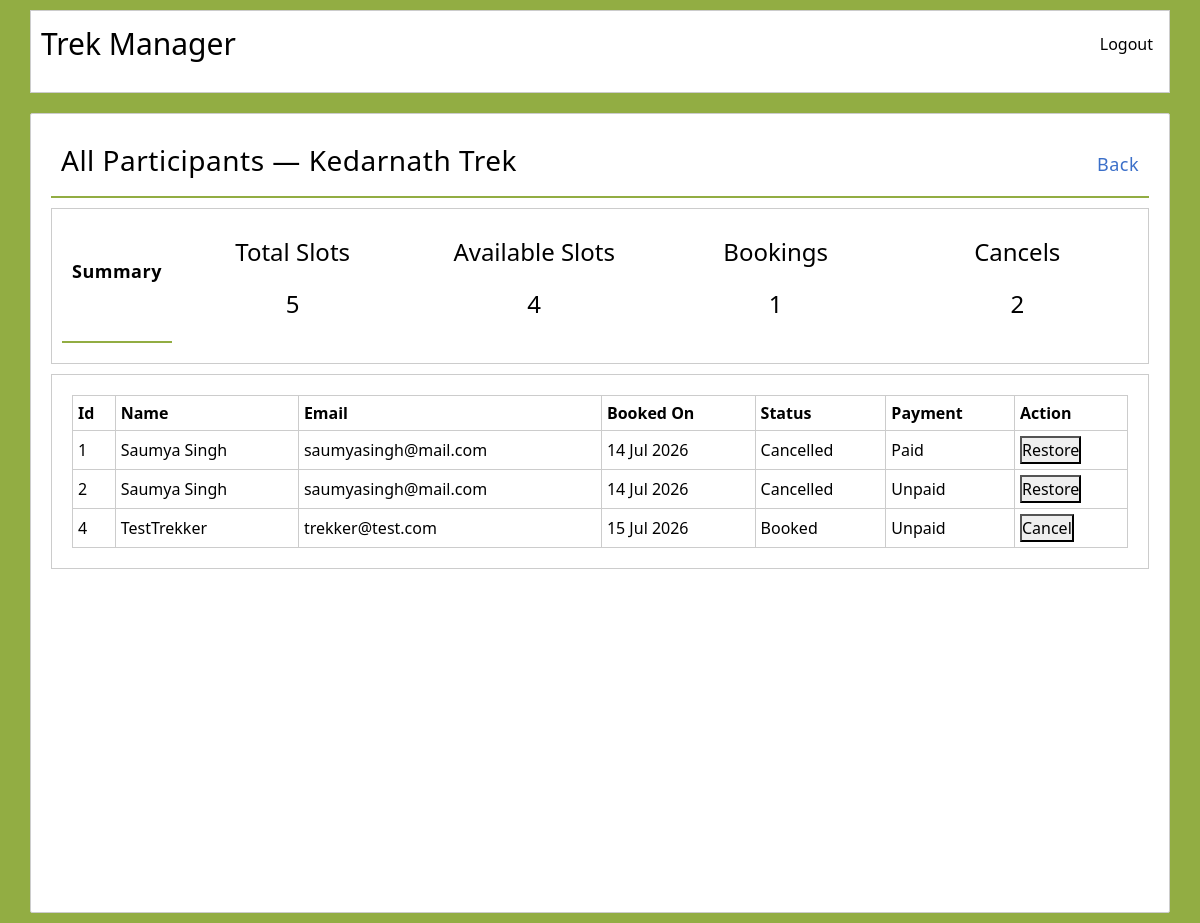
The page /staff/registered_trekkers/1 (signed in) on the database its author committed.
### models.py (models this page shows)
class Trek(db.Model):
    __tablename__ = "treks"
    id = db.Column(db.Integer, primary_key=True)
    title = db.Column(db.String(150), nullable=False)
    location = db.Column(db.String(100), nullable=False)
    difficulty = db.Column(db.String(20), nullable=False)
    duration = db.Column(db.Integer, nullable=False)
    total_slots = db.Column(db.Integer, nullable=False)
    available_slots = db.Column(db.Integer, nullable=False)
    status = db.Column(db.String(20), default="Pending")   # will track Open / Closed / Completed
    start_date = db.Column(db.DateTime, nullable=False)
    end_date = db.Column(db.DateTime, nullable=False)
    is_removed = db.Column(db.Boolean, nullable=False, default=False)
    staff_id = db.Column(db.Integer, db.ForeignKey("users.id"), nullable=True)
    bookings = db.relationship("Booking", backref="trek", lazy=True)

class Booking(db.Model):
    __tablename__ = "bookings"
    id = db.Column(db.Integer, primary_key=True)
    booking_date = db.Column(db.DateTime, default=datetime.utcnow)
    status = db.Column(db.String(20), nullable=False, default="Booked")   #will track reservation if booked, cancelled or completed
    payment_status = db.Column(db.String(20), nullable=False, default="Unpaid")
    trek_id = db.Column(db.Integer, db.ForeignKey("treks.id"), nullable=False)
    user_id = db.Column(db.Integer, db.ForeignKey("users.id"), nullable=False)

class User(db.Model):
    __tablename__ = "users"
    id = db.Column(db.Integer, primary_key=True)
    name = db.Column(db.String(100), nullable=False)
    email = db.Column(db.String(120), unique=True, nullable=False)
    password = db.Column(db.String(200), nullable=False)
    contact = db.Column(db.String(20), nullable=True)
    role = db.Column(db.String(20), nullable=False, default="Trekker")
    is_blacklisted = db.Column(db.Boolean, default=False, nullable=False)
    treks_managed = db.relationship("Trek", backref="manager", lazy=True)
    bookings = db.relationship("Booking", backref="trekker", lazy=True, cascade="all, delete-orphan")
    staff_profile = db.relationship("StaffProfile", backref="user", uselist=False, cascade="all, delete-orphan")

### staff.py (the view)
@staff.route("/registered_trekkers/<int:trek_id>", methods=['POST', 'GET'])
def registered_trekkers(trek_id):
    trek = Trek.query.get(trek_id)
    if trek.staff_id != session['user_id']:
        flash("You are not assigned to this trek.", "error")
        return redirect(url_for("staff.dashboard"))
    all_participants = Booking.query.filter_by(trek_id=trek.id).all()
    count_bookings = Booking.query.filter_by(trek_id=trek.id, status="Booked").count()
    count_cancels = Booking.query.filter_by(trek_id=trek.id, status="Cancelled").count()
    return render_template("staff/registered_trekkers.html", all_participants=all_participants, trek=trek, count_bookings=count_bookings, count_cancels=count_cancels)

### staff.py (called while the page is built)
@staff.before_request
def check_staff():
    if not session.get('user_id'):
        flash("Please log in to continue.", "error")
        return redirect(url_for('auth.login'))
    if session.get('role') != "Staff":
        flash("Unauthorised access.", "warning")
        return redirect(url_for('auth.login'))

### templates/staff/registered_trekkers.html (shortened to what this page needs)
{% extends "base.html" %}
{% block content %}
<div class="dash-container">
    <div class="admin-dash-head">
        <h3>All Participants — {{ trek.title }}</h3>
        <a href="{{ url_for('staff.dashboard') }}">Back</a>
    </div>
    <div class="dash-stats">
        <div class="admin-dash-head">
            <p>Summary</p>
        </div>
        <div class="dash-sum">
            <p>Total Slots</p>
            <p>{{ trek.total_slots }}</p>
        </div>
        <div class="dash-sum">
            <p>Available Slots</p>
            <p>{{ trek.available_slots }}</p>
        </div>
        <div class="dash-sum">
            <p>Bookings</p>
            <p>{{ count_bookings }}</p>
        </div>
        <div class="dash-sum">
            <p>Cancels</p>
            <p>{{ count_cancels }}</p>
        </div>
    </div>
    <div class="list-box">
        <div class="trek-list">
            {% if all_participants %}
            <table>
                <tr>
                    <th>Id</th>
                    <th>Name</th>
                    <th>Email</th>
                    <th>Booked On</th>
                    <th>Status</th>
                    <th>Payment</th>
                    <th>Action</th>
                </tr>
                {% for participant in all_participants %}
                <tr>
                    <td>{{ participant.id }}</td>
                    <td>{{ participant.trekker.name }}</td>
                    <td>{{ participant.trekker.email }}</td>
                    <td>{{ participant.booking_date.strftime('%d %b %Y') }}</td>
                    <td>{{ participant.status }}</td>
                    <td>{{ participant.payment_status }}</td>
                    <td>
                        {% if participant.status == "Booked" %}
                            <form action="{{ url_for('staff.cancel_booking', booking_id=participant.id) }}" method="POST">
                                <button type="submit">Cancel</button>
                            </form>
                        {% elif participant.status == "Completed" %}
                            <p>Completed</p>
                        {% elif participant.status == "Cancelled" %}
                            <form action="{{ url_for('staff.restore_booking', booking_id=participant.id) }}" method="POST">
                                <button type="submit">Restore</button>
                            </form>
                        {% endif %}
                    </td>
                </tr>
                {% endfor %}
            </table>
            {% else %}
                <p>No participants registered for this trek yet.</p>
            {% endif %}
        </div>
    </div>
</div>
{% endblock %}

### static/style.css (style rules this page uses)
* { margin: 0; padding: 0; font-family: 'Segoe UI', Arial, sans-serif; box-sizing: border-box; }
body { background-color: rgb(146, 173, 67); display: flex; flex-direction: column; align-items: center; min-height: 100vh; }
.dash-container { margin: 10px auto; padding: 20px; width: 95%; min-height: 100vh; border: 1px solid #ccc; border-radius: 2px; color: rgb(0, 0, 0); background-color: rgb(255, 255, 255); }
.dash-stats { border: 1px solid #ccc; padding: 10px; display: flex; flex-direction: row; width: 100%; font-size: x-large; margin-bottom: 10px; }
.dash-sum { padding: 15px; flex: 1; text-align: center; background-color: rgb(255, 255, 255); }
.admin-dash-head { font-size: 18px; font-weight: bold; letter-spacing: 0.5px; border-bottom: 2px solid rgb(146, 173, 67); padding: 10px; margin-bottom: 10px;display: flex; justify-content: space-between; align-items: center; }
.admin-dash-head a { font-size: 18px; color: rgb(59, 111, 201); font-weight: lighter; text-decoration: none; }
.trek-list { border: 1px solid #ccc; padding: 20px; overflow-x: auto; }
.trek-list table { border: 1px solid #ccc; padding: 5px; width: 100%; }
.trek-list table th, .trek-list table td { border: 1px solid #ccc; padding: 5px; }

### rows shown on the page
Trek: title "Kedarnath Trek", total_slots "5", available_slots "4"
Booking: id "1", trekker.name "Saumya Singh", trekker.email "saumyasingh@mail.com", booking_date "14 Jul 2026", status "Cancelled", payment_status "Paid"
Booking: id "2", trekker.name "Saumya Singh", trekker.email "saumyasingh@mail.com", booking_date "14 Jul 2026", status "Cancelled", payment_status "Unpaid"
Booking: id "4", trekker.name "TestTrekker", trekker.email "trekker@test.com", booking_date "15 Jul 2026", status "Booked", payment_status "Unpaid"

### other values the page prints
{{ count_bookings }} "1"
{{ count_cancels }} "2"
